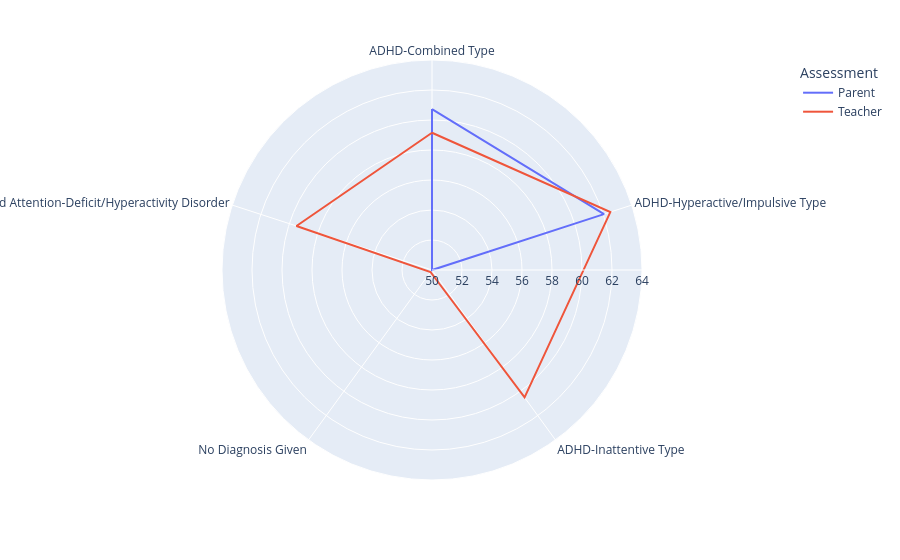

The notebook cell saved with this chart:
### Code cell
tmp = df[(df['T_name']=='Total_T') & (df['Preschool']==True)]

tmp = tmp.groupby(['DX_01', 'Assessment']).mean().reset_index()

fig = px.line_polar(tmp, r="T_scores", theta="DX_01", color="Assessment", line_close=True, range_r=[50,64])
fig.show()

### Figure 1 — Plotly figure (JSON) as saved in the notebook; plotly's stock layout.template omitted (floating-point values rounded to 4 significant figures)
{"data": [{"hovertemplate": "Assessment=Parent<br>T_scores=%{r}<br>DX_01=%{theta}<extra></extra>", "legendgroup": "Parent", "line": {"color": "#636efa", "dash": "solid"}, "marker": {"symbol": "circle"}, "mode": "lines", "name": "Parent", "r": [60.73, 62.06, 50, 47.26, 40, 60.73], "showlegend": true, "subplot": "polar", "theta": ["ADHD-Combined Type", "ADHD-Hyperactive/Impulsive Type", "ADHD-Inattentive Type", "No Diagnosis Given", "Other Specified Attention-Deficit/Hyperactivity Disorder", "ADHD-Combined Type"], "type": "scatterpolar"}, {"hovertemplate": "Assessment=Teacher<br>T_scores=%{r}<br>DX_01=%{theta}<extra></extra>", "legendgroup": "Teacher", "line": {"color": "#EF553B", "dash": "solid"}, "marker": {"symbol": "circle"}, "mode": "lines", "name": "Teacher", "r": [59.15, 62.5, 60.5, 50.17, 59.5, 59.15], "showlegend": true, "subplot": "polar", "theta": ["ADHD-Combined Type", "ADHD-Hyperactive/Impulsive Type", "ADHD-Inattentive Type", "No Diagnosis Given", "Other Specified Attention-Deficit/Hyperactivity Disorder", "ADHD-Combined Type"], "type": "scatterpolar"}], "layout": {"legend": {"title": {"text": "Assessment"}, "tracegroupgap": 0}, "margin": {"t": 60}, "polar": {"angularaxis": {"direction": "clockwise", "rotation": 90}, "domain": {"x": [0, 1], "y": [0, 1]}, "radialaxis": {"range": [50, 64]}}}}
